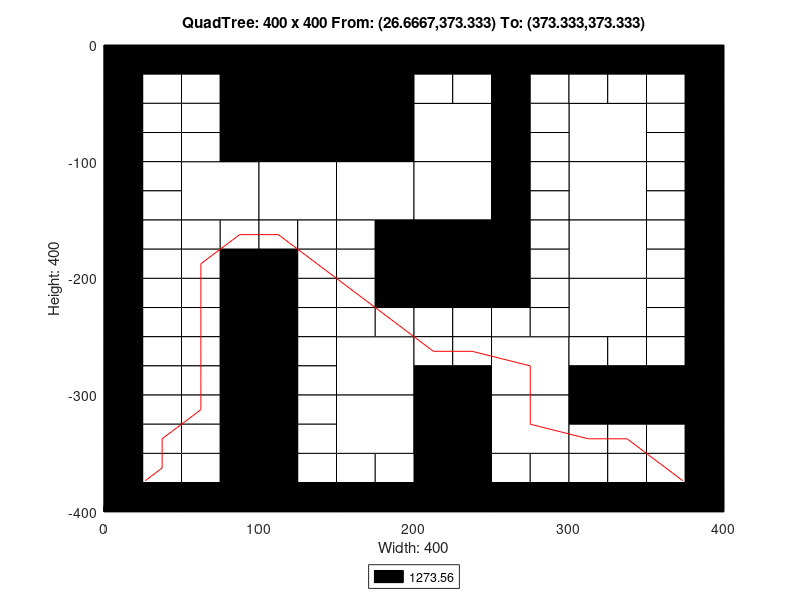

Recreate this plot in MATLAB.
axis([0 400 -400 0]);
title('QuadTree: 400 x 400 From: (26.6667,373.333) To: (373.333,373.333)');
xlabel('Width: 400');
ylabel('Height: 400');
rectangle('Position',[100 -100 100 100], 'FaceColor',[0 0 0]);
rectangle('Position',[50 -150 50 50], 'FaceColor',[1 1 1]);
rectangle('Position',[100 -150 50 50], 'FaceColor',[1 1 1]);
rectangle('Position',[150 -150 50 50], 'FaceColor',[1 1 1]);
rectangle('Position',[200 -100 50 50], 'FaceColor',[1 1 1]);
rectangle('Position',[300 -100 50 50], 'FaceColor',[1 1 1]);
rectangle('Position',[200 -150 50 50], 'FaceColor',[1 1 1]);
rectangle('Position',[200 -200 50 50], 'FaceColor',[0 0 0]);
rectangle('Position',[300 -150 50 50], 'FaceColor',[1 1 1]);
rectangle('Position',[300 -200 50 50], 'FaceColor',[1 1 1]);
rectangle('Position',[150 -300 50 50], 'FaceColor',[1 1 1]);
rectangle('Position',[150 -350 50 50], 'FaceColor',[1 1 1]);
rectangle('Position',[250 -300 50 50], 'FaceColor',[1 1 1]);
rectangle('Position',[300 -250 50 50], 'FaceColor',[1 1 1]);
rectangle('Position',[200 -350 50 50], 'FaceColor',[0 0 0]);
rectangle('Position',[250 -350 50 50], 'FaceColor',[1 1 1]);
rectangle('Position',[200 -400 50 50], 'FaceColor',[0 0 0]);
rectangle('Position',[0 -25 25 25], 'FaceColor',[0 0 0]);
rectangle('Position',[25 -25 25 25], 'FaceColor',[0 0 0]);
rectangle('Position',[0 -50 25 25], 'FaceColor',[0 0 0]);
rectangle('Position',[25 -50 25 25], 'FaceColor',[1 1 1]);
rectangle('Position',[50 -25 25 25], 'FaceColor',[0 0 0]);
rectangle('Position',[75 -25 25 25], 'FaceColor',[0 0 0]);
rectangle('Position',[50 -50 25 25], 'FaceColor',[1 1 1]);
rectangle('Position',[75 -50 25 25], 'FaceColor',[0 0 0]);
rectangle('Position',[0 -75 25 25], 'FaceColor',[0 0 0]);
rectangle('Position',[25 -75 25 25], 'FaceColor',[1 1 1]);
rectangle('Position',[0 -100 25 25], 'FaceColor',[0 0 0]);
rectangle('Position',[25 -100 25 25], 'FaceColor',[1 1 1]);
rectangle('Position',[50 -75 25 25], 'FaceColor',[1 1 1]);
rectangle('Position',[75 -75 25 25], 'FaceColor',[0 0 0]);
rectangle('Position',[50 -100 25 25], 'FaceColor',[1 1 1]);
rectangle('Position',[75 -100 25 25], 'FaceColor',[0 0 0]);
rectangle('Position',[0 -125 25 25], 'FaceColor',[0 0 0]);
rectangle('Position',[25 -125 25 25], 'FaceColor',[1 1 1]);
rectangle('Position',[0 -150 25 25], 'FaceColor',[0 0 0]);
rectangle('Position',[25 -150 25 25], 'FaceColor',[1 1 1]);
rectangle('Position',[0 -175 25 25], 'FaceColor',[0 0 0]);
rectangle('Position',[25 -175 25 25], 'FaceColor',[1 1 1]);
rectangle('Position',[0 -200 25 25], 'FaceColor',[0 0 0]);
rectangle('Position',[25 -200 25 25], 'FaceColor',[1 1 1]);
rectangle('Position',[50 -175 25 25], 'FaceColor',[1 1 1]);
rectangle('Position',[75 -175 25 25], 'FaceColor',[1 1 1]);
rectangle('Position',[50 -200 25 25], 'FaceColor',[1 1 1]);
rectangle('Position',[75 -200 25 25], 'FaceColor',[0 0 0]);
rectangle('Position',[100 -175 25 25], 'FaceColor',[1 1 1]);
rectangle('Position',[125 -175 25 25], 'FaceColor',[1 1 1]);
rectangle('Position',[100 -200 25 25], 'FaceColor',[0 0 0]);
rectangle('Position',[125 -200 25 25], 'FaceColor',[1 1 1]);
rectangle('Position',[150 -175 25 25], 'FaceColor',[1 1 1]);
rectangle('Position',[175 -175 25 25], 'FaceColor',[0 0 0]);
rectangle('Position',[150 -200 25 25], 'FaceColor',[1 1 1]);
rectangle('Position',[175 -200 25 25], 'FaceColor',[0 0 0]);
rectangle('Position',[200 -25 25 25], 'FaceColor',[0 0 0]);
rectangle('Position',[225 -25 25 25], 'FaceColor',[0 0 0]);
rectangle('Position',[200 -50 25 25], 'FaceColor',[1 1 1]);
rectangle('Position',[225 -50 25 25], 'FaceColor',[1 1 1]);
rectangle('Position',[250 -25 25 25], 'FaceColor',[0 0 0]);
rectangle('Position',[275 -25 25 25], 'FaceColor',[0 0 0]);
rectangle('Position',[250 -50 25 25], 'FaceColor',[0 0 0]);
rectangle('Position',[275 -50 25 25], 'FaceColor',[1 1 1]);
rectangle('Position',[250 -75 25 25], 'FaceColor',[0 0 0]);
rectangle('Position',[275 -75 25 25], 'FaceColor',[1 1 1]);
rectangle('Position',[250 -100 25 25], 'FaceColor',[0 0 0]);
rectangle('Position',[275 -100 25 25], 'FaceColor',[1 1 1]);
rectangle('Position',[300 -25 25 25], 'FaceColor',[0 0 0]);
rectangle('Position',[325 -25 25 25], 'FaceColor',[0 0 0]);
rectangle('Position',[300 -50 25 25], 'FaceColor',[1 1 1]);
rectangle('Position',[325 -50 25 25], 'FaceColor',[1 1 1]);
rectangle('Position',[350 -25 25 25], 'FaceColor',[0 0 0]);
rectangle('Position',[375 -25 25 25], 'FaceColor',[0 0 0]);
rectangle('Position',[350 -50 25 25], 'FaceColor',[1 1 1]);
rectangle('Position',[375 -50 25 25], 'FaceColor',[0 0 0]);
rectangle('Position',[350 -75 25 25], 'FaceColor',[1 1 1]);
rectangle('Position',[375 -75 25 25], 'FaceColor',[0 0 0]);
rectangle('Position',[350 -100 25 25], 'FaceColor',[1 1 1]);
rectangle('Position',[375 -100 25 25], 'FaceColor',[0 0 0]);
rectangle('Position',[250 -125 25 25], 'FaceColor',[0 0 0]);
rectangle('Position',[275 -125 25 25], 'FaceColor',[1 1 1]);
rectangle('Position',[250 -150 25 25], 'FaceColor',[0 0 0]);
rectangle('Position',[275 -150 25 25], 'FaceColor',[1 1 1]);
rectangle('Position',[250 -175 25 25], 'FaceColor',[0 0 0]);
rectangle('Position',[275 -175 25 25], 'FaceColor',[1 1 1]);
rectangle('Position',[250 -200 25 25], 'FaceColor',[0 0 0]);
rectangle('Position',[275 -200 25 25], 'FaceColor',[1 1 1]);
rectangle('Position',[350 -125 25 25], 'FaceColor',[1 1 1]);
rectangle('Position',[375 -125 25 25], 'FaceColor',[0 0 0]);
rectangle('Position',[350 -150 25 25], 'FaceColor',[1 1 1]);
rectangle('Position',[375 -150 25 25], 'FaceColor',[0 0 0]);
rectangle('Position',[350 -175 25 25], 'FaceColor',[1 1 1]);
rectangle('Position',[375 -175 25 25], 'FaceColor',[0 0 0]);
rectangle('Position',[350 -200 25 25], 'FaceColor',[1 1 1]);
rectangle('Position',[375 -200 25 25], 'FaceColor',[0 0 0]);
rectangle('Position',[0 -225 25 25], 'FaceColor',[0 0 0]);
rectangle('Position',[25 -225 25 25], 'FaceColor',[1 1 1]);
rectangle('Position',[0 -250 25 25], 'FaceColor',[0 0 0]);
rectangle('Position',[25 -250 25 25], 'FaceColor',[1 1 1]);
rectangle('Position',[50 -225 25 25], 'FaceColor',[1 1 1]);
rectangle('Position',[75 -225 25 25], 'FaceColor',[0 0 0]);
rectangle('Position',[50 -250 25 25], 'FaceColor',[1 1 1]);
rectangle('Position',[75 -250 25 25], 'FaceColor',[0 0 0]);
rectangle('Position',[0 -275 25 25], 'FaceColor',[0 0 0]);
rectangle('Position',[25 -275 25 25], 'FaceColor',[1 1 1]);
rectangle('Position',[0 -300 25 25], 'FaceColor',[0 0 0]);
rectangle('Position',[25 -300 25 25], 'FaceColor',[1 1 1]);
rectangle('Position',[50 -275 25 25], 'FaceColor',[1 1 1]);
rectangle('Position',[75 -275 25 25], 'FaceColor',[0 0 0]);
rectangle('Position',[50 -300 25 25], 'FaceColor',[1 1 1]);
rectangle('Position',[75 -300 25 25], 'FaceColor',[0 0 0]);
rectangle('Position',[100 -225 25 25], 'FaceColor',[0 0 0]);
rectangle('Position',[125 -225 25 25], 'FaceColor',[1 1 1]);
rectangle('Position',[100 -250 25 25], 'FaceColor',[0 0 0]);
rectangle('Position',[125 -250 25 25], 'FaceColor',[1 1 1]);
rectangle('Position',[150 -225 25 25], 'FaceColor',[1 1 1]);
rectangle('Position',[175 -225 25 25], 'FaceColor',[0 0 0]);
rectangle('Position',[150 -250 25 25], 'FaceColor',[1 1 1]);
rectangle('Position',[175 -250 25 25], 'FaceColor',[1 1 1]);
rectangle('Position',[100 -275 25 25], 'FaceColor',[0 0 0]);
rectangle('Position',[125 -275 25 25], 'FaceColor',[1 1 1]);
rectangle('Position',[100 -300 25 25], 'FaceColor',[0 0 0]);
rectangle('Position',[125 -300 25 25], 'FaceColor',[1 1 1]);
rectangle('Position',[0 -325 25 25], 'FaceColor',[0 0 0]);
rectangle('Position',[25 -325 25 25], 'FaceColor',[1 1 1]);
rectangle('Position',[0 -350 25 25], 'FaceColor',[0 0 0]);
rectangle('Position',[25 -350 25 25], 'FaceColor',[1 1 1]);
rectangle('Position',[50 -325 25 25], 'FaceColor',[1 1 1]);
rectangle('Position',[75 -325 25 25], 'FaceColor',[0 0 0]);
rectangle('Position',[50 -350 25 25], 'FaceColor',[1 1 1]);
rectangle('Position',[75 -350 25 25], 'FaceColor',[0 0 0]);
rectangle('Position',[0 -375 25 25], 'FaceColor',[0 0 0]);
rectangle('Position',[25 -375 25 25], 'FaceColor',[1 1 1]);
rectangle('Position',[0 -400 25 25], 'FaceColor',[0 0 0]);
rectangle('Position',[25 -400 25 25], 'FaceColor',[0 0 0]);
rectangle('Position',[50 -375 25 25], 'FaceColor',[1 1 1]);
rectangle('Position',[75 -375 25 25], 'FaceColor',[0 0 0]);
rectangle('Position',[50 -400 25 25], 'FaceColor',[0 0 0]);
rectangle('Position',[75 -400 25 25], 'FaceColor',[0 0 0]);
rectangle('Position',[100 -325 25 25], 'FaceColor',[0 0 0]);
rectangle('Position',[125 -325 25 25], 'FaceColor',[1 1 1]);
rectangle('Position',[100 -350 25 25], 'FaceColor',[0 0 0]);
rectangle('Position',[125 -350 25 25], 'FaceColor',[1 1 1]);
rectangle('Position',[100 -375 25 25], 'FaceColor',[0 0 0]);
rectangle('Position',[125 -375 25 25], 'FaceColor',[1 1 1]);
rectangle('Position',[100 -400 25 25], 'FaceColor',[0 0 0]);
rectangle('Position',[125 -400 25 25], 'FaceColor',[0 0 0]);
rectangle('Position',[150 -375 25 25], 'FaceColor',[1 1 1]);
rectangle('Position',[175 -375 25 25], 'FaceColor',[1 1 1]);
rectangle('Position',[150 -400 25 25], 'FaceColor',[0 0 0]);
rectangle('Position',[175 -400 25 25], 'FaceColor',[0 0 0]);
rectangle('Position',[200 -225 25 25], 'FaceColor',[0 0 0]);
rectangle('Position',[225 -225 25 25], 'FaceColor',[0 0 0]);
rectangle('Position',[200 -250 25 25], 'FaceColor',[1 1 1]);
rectangle('Position',[225 -250 25 25], 'FaceColor',[1 1 1]);
rectangle('Position',[250 -225 25 25], 'FaceColor',[0 0 0]);
rectangle('Position',[275 -225 25 25], 'FaceColor',[1 1 1]);
rectangle('Position',[250 -250 25 25], 'FaceColor',[1 1 1]);
rectangle('Position',[275 -250 25 25], 'FaceColor',[1 1 1]);
rectangle('Position',[200 -275 25 25], 'FaceColor',[1 1 1]);
rectangle('Position',[225 -275 25 25], 'FaceColor',[1 1 1]);
rectangle('Position',[200 -300 25 25], 'FaceColor',[0 0 0]);
rectangle('Position',[225 -300 25 25], 'FaceColor',[0 0 0]);
rectangle('Position',[350 -225 25 25], 'FaceColor',[1 1 1]);
rectangle('Position',[375 -225 25 25], 'FaceColor',[0 0 0]);
rectangle('Position',[350 -250 25 25], 'FaceColor',[1 1 1]);
rectangle('Position',[375 -250 25 25], 'FaceColor',[0 0 0]);
rectangle('Position',[300 -275 25 25], 'FaceColor',[1 1 1]);
rectangle('Position',[325 -275 25 25], 'FaceColor',[1 1 1]);
rectangle('Position',[300 -300 25 25], 'FaceColor',[0 0 0]);
rectangle('Position',[325 -300 25 25], 'FaceColor',[0 0 0]);
rectangle('Position',[350 -275 25 25], 'FaceColor',[1 1 1]);
rectangle('Position',[375 -275 25 25], 'FaceColor',[0 0 0]);
rectangle('Position',[350 -300 25 25], 'FaceColor',[0 0 0]);
rectangle('Position',[375 -300 25 25], 'FaceColor',[0 0 0]);
rectangle('Position',[250 -375 25 25], 'FaceColor',[1 1 1]);
rectangle('Position',[275 -375 25 25], 'FaceColor',[1 1 1]);
rectangle('Position',[250 -400 25 25], 'FaceColor',[0 0 0]);
rectangle('Position',[275 -400 25 25], 'FaceColor',[0 0 0]);
rectangle('Position',[300 -325 25 25], 'FaceColor',[0 0 0]);
rectangle('Position',[325 -325 25 25], 'FaceColor',[0 0 0]);
rectangle('Position',[300 -350 25 25], 'FaceColor',[1 1 1]);
rectangle('Position',[325 -350 25 25], 'FaceColor',[1 1 1]);
rectangle('Position',[350 -325 25 25], 'FaceColor',[0 0 0]);
rectangle('Position',[375 -325 25 25], 'FaceColor',[0 0 0]);
rectangle('Position',[350 -350 25 25], 'FaceColor',[1 1 1]);
rectangle('Position',[375 -350 25 25], 'FaceColor',[0 0 0]);
rectangle('Position',[300 -375 25 25], 'FaceColor',[1 1 1]);
rectangle('Position',[325 -375 25 25], 'FaceColor',[1 1 1]);
rectangle('Position',[300 -400 25 25], 'FaceColor',[0 0 0]);
rectangle('Position',[325 -400 25 25], 'FaceColor',[0 0 0]);
rectangle('Position',[350 -375 25 25], 'FaceColor',[1 1 1]);
rectangle('Position',[375 -375 25 25], 'FaceColor',[0 0 0]);
rectangle('Position',[350 -400 25 25], 'FaceColor',[0 0 0]);
rectangle('Position',[375 -400 25 25], 'FaceColor',[0 0 0]);
X=[373.333,362.5,337.5,312.5,275,275,237.5,212.5,187.5,162.5,137.5,112.5,87.5,62.5,62.5,62.5,62.5,62.5,62.5,37.5,37.5,26.6667];
Y=[-373.333,-362.5,-337.5,-337.5,-325,-275,-262.5,-262.5,-237.5,-212.5,-187.5,-162.5,-162.5,-187.5,-212.5,-237.5,-262.5,-287.5,-312.5,-337.5,-362.5,-373.333];
hold on;
plot(X,Y,'r');
legend('1273.56','Location','southoutside');
